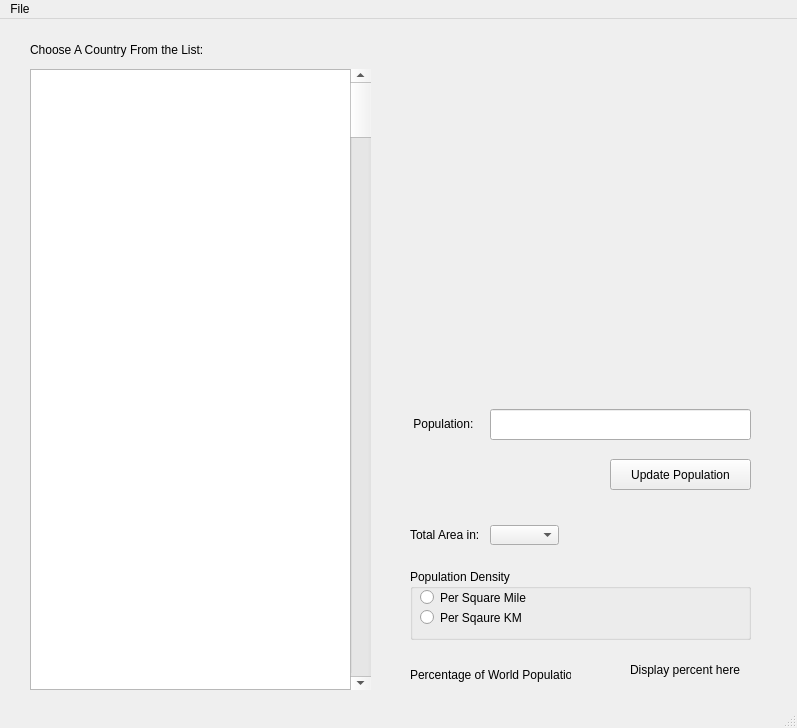
<?xml version="1.0" encoding="UTF-8"?>
<ui version="4.0">
 <class>MainWindow</class>
 <widget class="QMainWindow" name="MainWindow">
  <property name="geometry">
   <rect>
    <x>0</x>
    <y>0</y>
    <width>797</width>
    <height>728</height>
   </rect>
  </property>
  <property name="windowTitle">
   <string>MainWindow</string>
  </property>
  <widget class="QWidget" name="centralwidget">
   <widget class="QLineEdit" name="lineEditPopulation">
    <property name="geometry">
     <rect>
      <x>490</x>
      <y>390</y>
      <width>261</width>
      <height>31</height>
     </rect>
    </property>
   </widget>
   <widget class="QListWidget" name="listWidgetCountry">
    <property name="geometry">
     <rect>
      <x>30</x>
      <y>50</y>
      <width>341</width>
      <height>621</height>
     </rect>
    </property>
   </widget>
   <widget class="QLabel" name="labelPopulation">
    <property name="geometry">
     <rect>
      <x>410</x>
      <y>389</y>
      <width>81</width>
      <height>31</height>
     </rect>
    </property>
    <property name="text">
     <string> Population:</string>
    </property>
   </widget>
   <widget class="QPushButton" name="pushButtonUpdatePopulation">
    <property name="geometry">
     <rect>
      <x>610</x>
      <y>440</y>
      <width>141</width>
      <height>31</height>
     </rect>
    </property>
    <property name="text">
     <string>Update Population</string>
    </property>
   </widget>
   <widget class="QLabel" name="labelTotalArea">
    <property name="geometry">
     <rect>
      <x>410</x>
      <y>500</y>
      <width>80</width>
      <height>31</height>
     </rect>
    </property>
    <property name="text">
     <string>Total Area in:</string>
    </property>
   </widget>
   <widget class="QGroupBox" name="groupBoxPopulationDensity">
    <property name="geometry">
     <rect>
      <x>410</x>
      <y>550</y>
      <width>341</width>
      <height>71</height>
     </rect>
    </property>
    <property name="title">
     <string>Population Density</string>
    </property>
    <widget class="QRadioButton" name="radioButtonSquareMile">
     <property name="geometry">
      <rect>
       <x>10</x>
       <y>20</y>
       <width>131</width>
       <height>17</height>
      </rect>
     </property>
     <property name="text">
      <string>Per Square Mile</string>
     </property>
    </widget>
    <widget class="QRadioButton" name="radioButtonSquareKM">
     <property name="geometry">
      <rect>
       <x>10</x>
       <y>40</y>
       <width>131</width>
       <height>17</height>
      </rect>
     </property>
     <property name="text">
      <string>Per Sqaure KM</string>
     </property>
    </widget>
    <widget class="QLabel" name="labelSquareAreaDisplay">
     <property name="geometry">
      <rect>
       <x>220</x>
       <y>22</y>
       <width>101</width>
       <height>30</height>
      </rect>
     </property>
     <property name="text">
      <string/>
     </property>
    </widget>
   </widget>
   <widget class="QLabel" name="labelPercentPop">
    <property name="geometry">
     <rect>
      <x>410</x>
      <y>645</y>
      <width>161</width>
      <height>21</height>
     </rect>
    </property>
    <property name="text">
     <string>Percentage of World Population:</string>
    </property>
   </widget>
   <widget class="QLabel" name="labelPercentPopDisplay">
    <property name="geometry">
     <rect>
      <x>630</x>
      <y>640</y>
      <width>111</width>
      <height>21</height>
     </rect>
    </property>
    <property name="text">
     <string>Display percent here</string>
    </property>
   </widget>
   <widget class="QLabel" name="labelCountryListTitle">
    <property name="geometry">
     <rect>
      <x>30</x>
      <y>20</y>
      <width>331</width>
      <height>21</height>
     </rect>
    </property>
    <property name="text">
     <string>Choose A Country From the List:</string>
    </property>
   </widget>
   <widget class="QLabel" name="labelVarCountryName">
    <property name="geometry">
     <rect>
      <x>400</x>
      <y>35</y>
      <width>111</width>
      <height>31</height>
     </rect>
    </property>
    <property name="text">
     <string/>
    </property>
   </widget>
   <widget class="QLabel" name="labelVarTotalAreaIn">
    <property name="geometry">
     <rect>
      <x>620</x>
      <y>510</y>
      <width>111</width>
      <height>31</height>
     </rect>
    </property>
    <property name="text">
     <string/>
    </property>
   </widget>
   <widget class="QScrollBar" name="verticalScrollBarCountryLists">
    <property name="geometry">
     <rect>
      <x>350</x>
      <y>50</y>
      <width>21</width>
      <height>621</height>
     </rect>
    </property>
    <property name="orientation">
     <enum>Qt::Vertical</enum>
    </property>
   </widget>
   <widget class="QComboBox" name="comboBoxMilesToKM">
    <property name="geometry">
     <rect>
      <x>490</x>
      <y>506</y>
      <width>69</width>
      <height>20</height>
     </rect>
    </property>
   </widget>
  </widget>
  <widget class="QMenuBar" name="menubar">
   <property name="geometry">
    <rect>
     <x>0</x>
     <y>0</y>
     <width>797</width>
     <height>21</height>
    </rect>
   </property>
   <widget class="QMenu" name="menuFile">
    <property name="title">
     <string>File</string>
    </property>
    <addaction name="actionLoad_File"/>
    <addaction name="actionSave_File"/>
   </widget>
   <addaction name="menuFile"/>
  </widget>
  <widget class="QStatusBar" name="statusbar"/>
  <action name="actionLoad_File">
   <property name="text">
    <string>Load File</string>
   </property>
  </action>
  <action name="actionSave_File">
   <property name="text">
    <string>Save File</string>
   </property>
  </action>
 </widget>
 <resources/>
 <connections/>
</ui>
